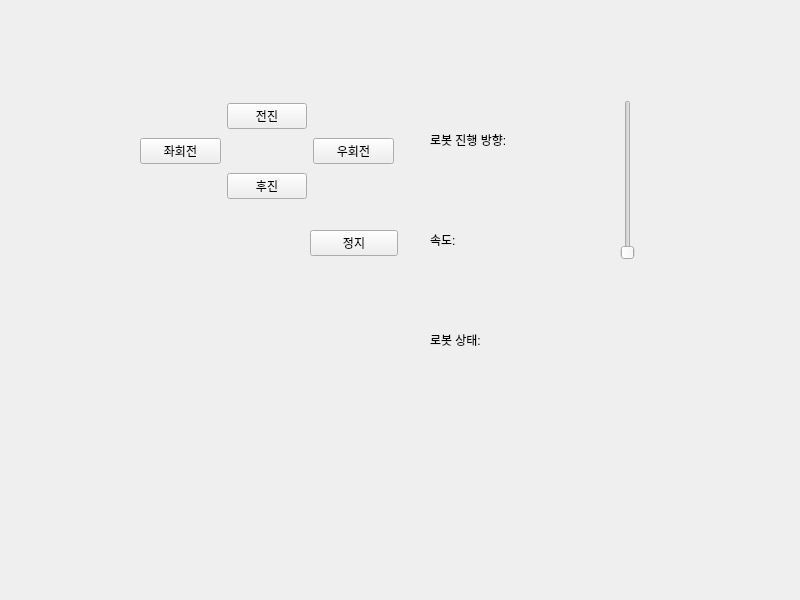
<?xml version="1.0" encoding="UTF-8"?>
<ui version="4.0">
 <class>MainWindow</class>
 <widget class="QMainWindow" name="MainWindow">
  <property name="geometry">
   <rect>
    <x>0</x>
    <y>0</y>
    <width>800</width>
    <height>600</height>
   </rect>
  </property>
  <property name="windowTitle">
   <string>MainWindow</string>
  </property>
  <widget class="QWidget" name="centralwidget">
   <widget class="QSlider" name="verticalSlider">
    <property name="geometry">
     <rect>
      <x>620</x>
      <y>100</y>
      <width>16</width>
      <height>160</height>
     </rect>
    </property>
    <property name="orientation">
     <enum>Qt::Vertical</enum>
    </property>
   </widget>
   <widget class="QWidget" name="horizontalLayoutWidget">
    <property name="geometry">
     <rect>
      <x>430</x>
      <y>100</y>
      <width>160</width>
      <height>80</height>
     </rect>
    </property>
    <layout class="QHBoxLayout" name="horizontalLayout">
     <item>
      <widget class="QLabel" name="label">
       <property name="text">
        <string>로봇 진행 방향: </string>
       </property>
      </widget>
     </item>
     <item>
      <widget class="QLabel" name="label_3">
       <property name="text">
        <string/>
       </property>
      </widget>
     </item>
    </layout>
   </widget>
   <widget class="QWidget" name="horizontalLayoutWidget_2">
    <property name="geometry">
     <rect>
      <x>430</x>
      <y>200</y>
      <width>160</width>
      <height>80</height>
     </rect>
    </property>
    <layout class="QHBoxLayout" name="horizontalLayout_2">
     <item>
      <widget class="QLabel" name="label_2">
       <property name="text">
        <string>속도: </string>
       </property>
      </widget>
     </item>
     <item>
      <widget class="QLabel" name="label_4">
       <property name="text">
        <string/>
       </property>
      </widget>
     </item>
    </layout>
   </widget>
   <widget class="QWidget" name="gridLayoutWidget">
    <property name="geometry">
     <rect>
      <x>140</x>
      <y>100</y>
      <width>254</width>
      <height>104</height>
     </rect>
    </property>
    <layout class="QGridLayout" name="gridLayout">
     <item row="1" column="2">
      <widget class="QPushButton" name="pushButton_3">
       <property name="text">
        <string>우회전</string>
       </property>
      </widget>
     </item>
     <item row="0" column="1">
      <widget class="QPushButton" name="pushButton">
       <property name="text">
        <string>전진</string>
       </property>
      </widget>
     </item>
     <item row="2" column="1">
      <widget class="QPushButton" name="pushButton_2">
       <property name="text">
        <string>후진</string>
       </property>
      </widget>
     </item>
     <item row="1" column="0">
      <widget class="QPushButton" name="pushButton_4">
       <property name="text">
        <string>좌회전</string>
       </property>
      </widget>
     </item>
    </layout>
   </widget>
   <widget class="QPushButton" name="pushButton_5">
    <property name="geometry">
     <rect>
      <x>310</x>
      <y>230</y>
      <width>88</width>
      <height>26</height>
     </rect>
    </property>
    <property name="text">
     <string>정지</string>
    </property>
   </widget>
   <widget class="QWidget" name="horizontalLayoutWidget_3">
    <property name="geometry">
     <rect>
      <x>430</x>
      <y>300</y>
      <width>160</width>
      <height>80</height>
     </rect>
    </property>
    <layout class="QHBoxLayout" name="horizontalLayout_3">
     <item>
      <widget class="QLabel" name="label_5">
       <property name="text">
        <string>로봇 상태: </string>
       </property>
      </widget>
     </item>
     <item>
      <widget class="QLabel" name="label_6">
       <property name="text">
        <string/>
       </property>
      </widget>
     </item>
    </layout>
   </widget>
  </widget>
 </widget>
 <resources/>
 <connections/>
</ui>
